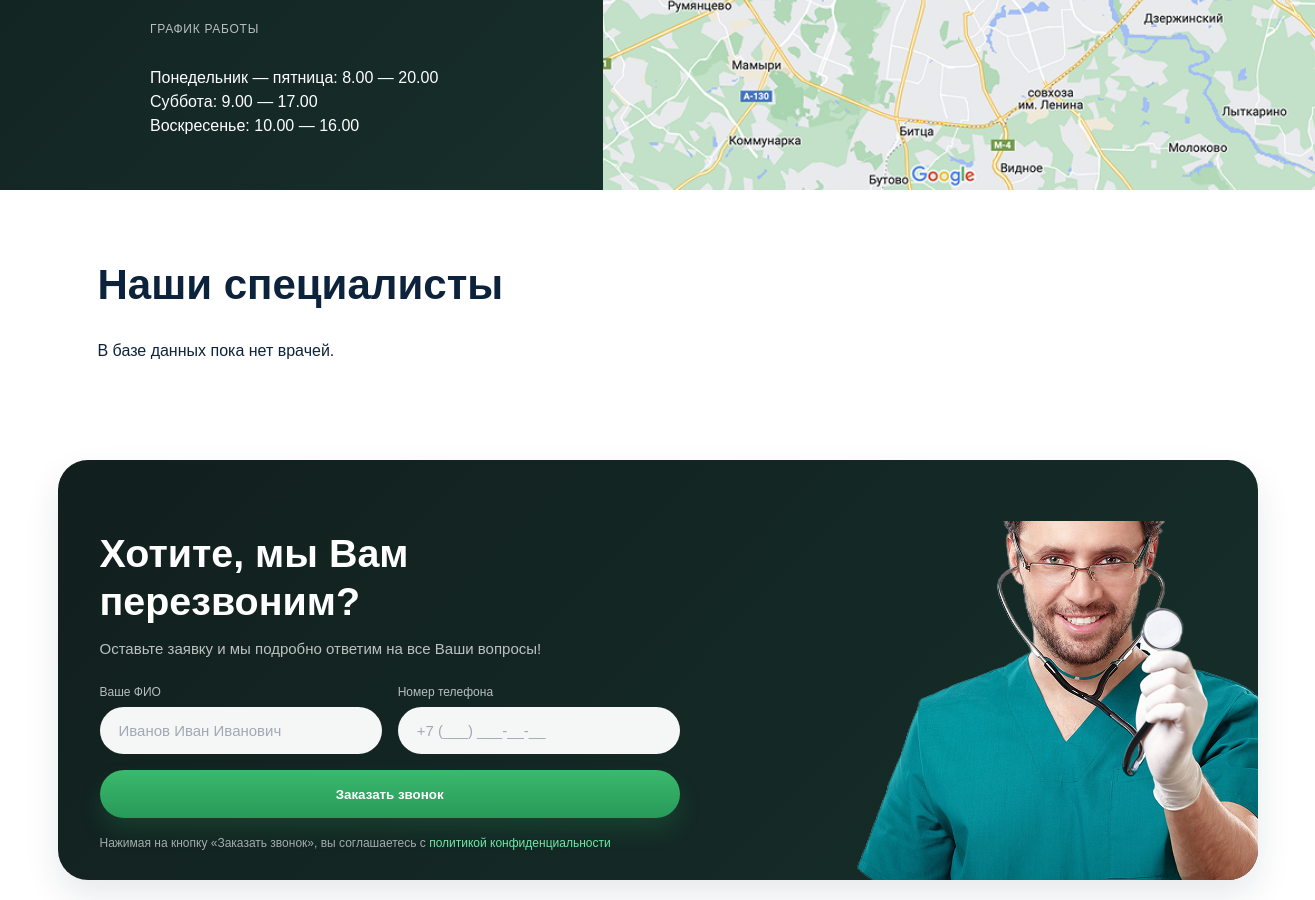
The page /contacts/ (middle part) on the database as committed earlier.
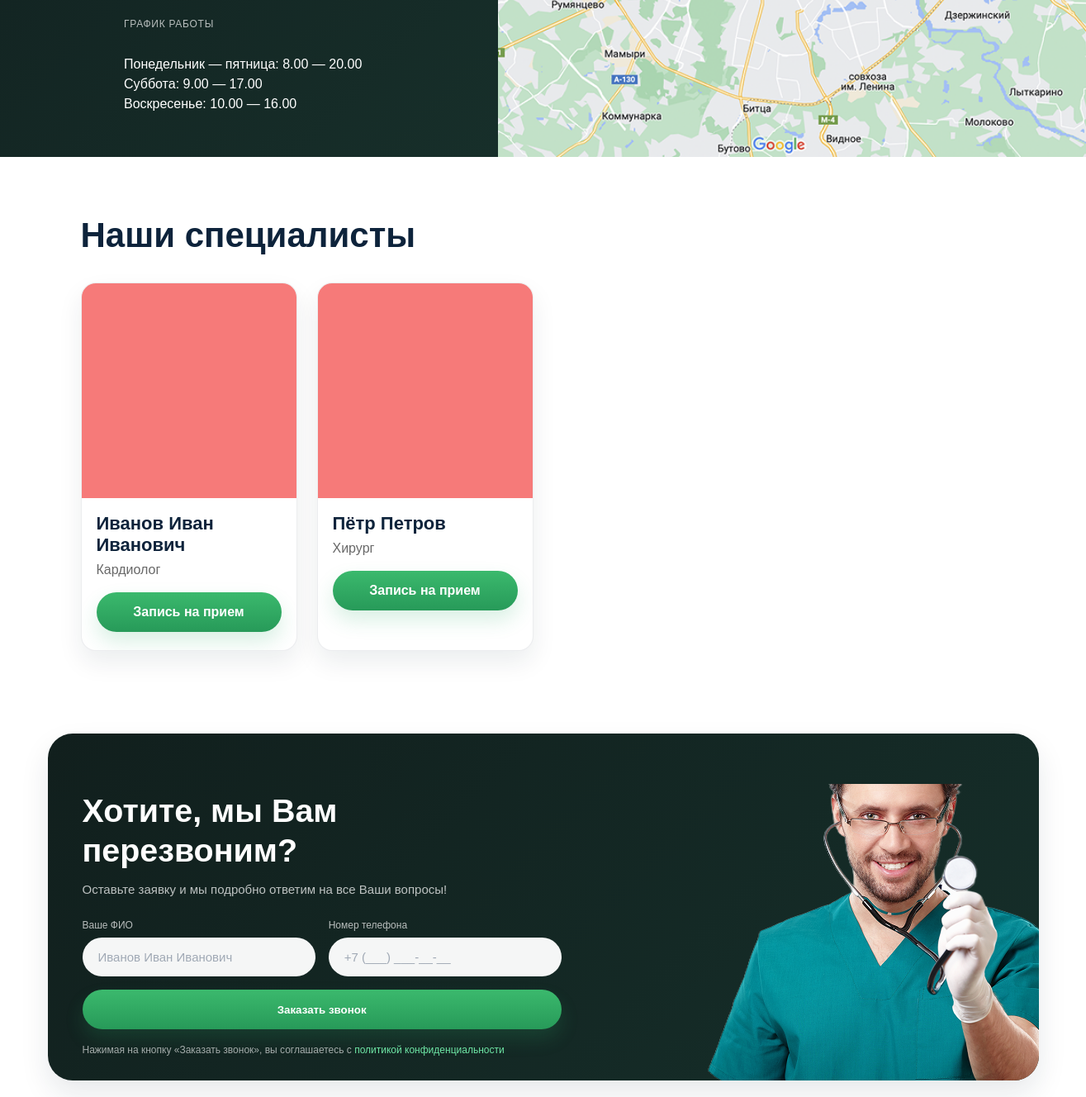
The same page on the database as committed later.
### clinic/models.py (models this page shows, shortened)
class Doctor(models.Model):
    full_name = models.CharField(max_length=255, verbose_name='ФИО врача')
    specialty = models.CharField(max_length=150, verbose_name='Специализация')
    photo = models.ImageField(upload_to='doctors/', verbose_name='Фотография')
    appointment_url = models.URLField('Ссылка на запись', max_length=500, blank=True, default='')
    class Meta:
        verbose_name = 'Врач'
        verbose_name_plural = 'Врачи'

### clinic/views.py (the view)
# urls.py: path('contacts/', contact_page, name='contact_page'),
def contact_page(request):
    doctors = Doctor.objects.all()
    return render(request, 'contacts.html', {'doctors': doctors})

### templates/contacts.html (shortened to what this page needs)
{% extends 'base.html'%}
{% load static %}
{% block content %}
<section class="contacts_section">
    <div class="global_container">
        <div class="contact_informations">
            <div class="contact_details">
                <div class="contact_block">
                    <span class="label">График работы</span> <br>
                    <div class="value">
                        Понедельник — пятница: 8.00 — 20.00<br>
                        Суббота: 9.00 — 17.00<br>
                        Воскресенье: 10.00 — 16.00
                    </div>
                </div>
            </div>
        </div>
        <div class="maps_image">
            <img src="{% static 'images/Rectangle 175.png' %}" alt="map">
        </div>
    </div>
</section>
<section class="doctors-page">
  <div class="container">
    <h1 class="page-title">Наши специалисты</h1>
    <div class="doctors-grid">
      {% for doctor in doctors %}
        <article class="doctor-card">
          <div class="doctor-photo">
            {% if doctor.photo %}
              <img src="{{ doctor.photo.url }}" alt="{{ doctor.full_name }}">
            {% else %}
              <img src="{% static 'images/TDV_M63_010 1.png' %}" alt="Нет фото">
            {% endif %}
          </div>
          <div class="doctor-content">
            <h3 class="doctor-name">{{ doctor.full_name }}</h3>
            <p class="doctor-spec">{{ doctor.specialty }}</p>
            <div class="doctor-actions">
              <label for="modal-toggle" class="btn-green">Запись на прием</label>
            </div>
          </div>
        </article>
      {% empty %}
        <p>В базе данных пока нет врачей.</p>
      {% endfor %}
    </div>
  </div>
</section>
<section class="callback-section">
  <div class="callback-container">
    <div class="callback-content">
      <h2 class="callback-title">Хотите, мы Вам перезвоним?</h2>
      <p class="callback-subtitle">Оставьте заявку и мы подробно ответим на все Ваши вопросы!</p>
      <form action="{% url 'save_callback' %}" method="POST" class="callback-form">
        <div class="form-row">
          <div class="input-group">
            <label for="id_name">Ваше ФИО</label>
            <input type="text" id="id_name" name="name" placeholder="Иванов Иван Иванович" required>
          </div>
          <div class="input-group">
            <label for="id_phone">Номер телефона</label>
            <input type="tel" id="id_phone" name="phone" placeholder="+7 (___) ___-__-__" required>
          </div>
        </div>
        <button type="submit" class="callback-btn">Заказать звонок</button>
      </form>
      <p class="callback-policy">
        Нажимая на кнопку «Заказать звонок», вы соглашаетесь с
        <a href="#">политикой конфиденциальности</a>
      </p>
    </div>
    <div class="callback-image">
      <img src="{% static 'images/doctor-with-stethoscope-2021-09-03-02-58-01-utc 1.png' %}" alt="Врач консультант">
    </div>
         </div>
</section>
{% endblock%}

Rows that differ between the two databases and show on the page:
added Doctor: photo (picture), full_name "Иванов Иван Иванович", specialty "Кардиолог"
added Doctor: photo (picture), full_name "Пётр Петров", specialty "Хирург"
Other text that changed with them:
text no longer shown: "В базе данных пока нет врачей."
